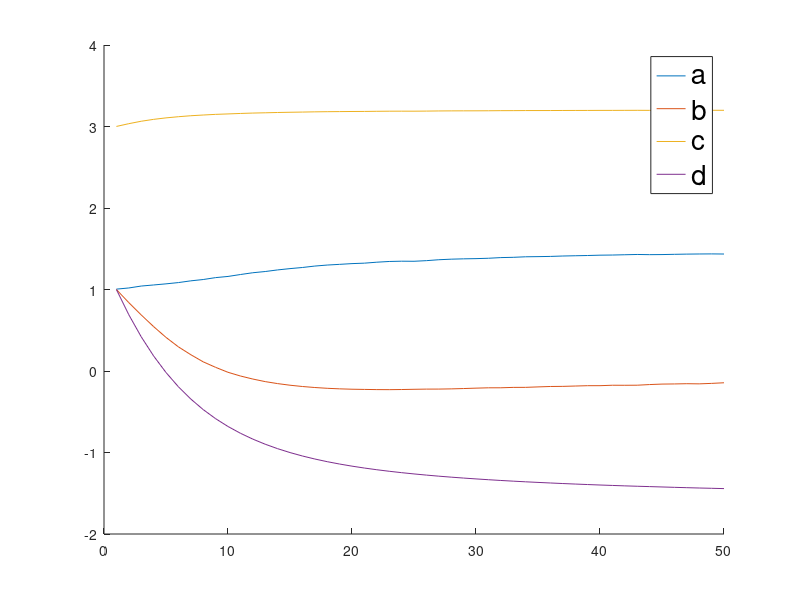
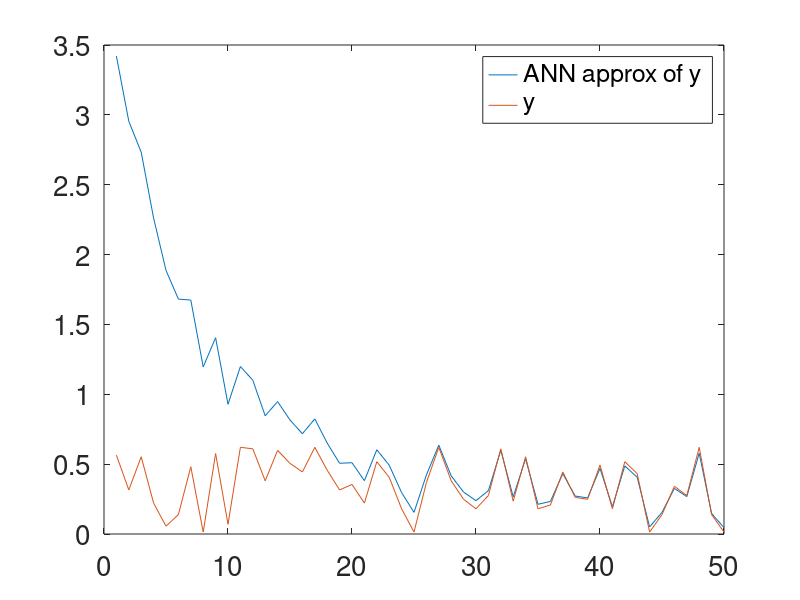
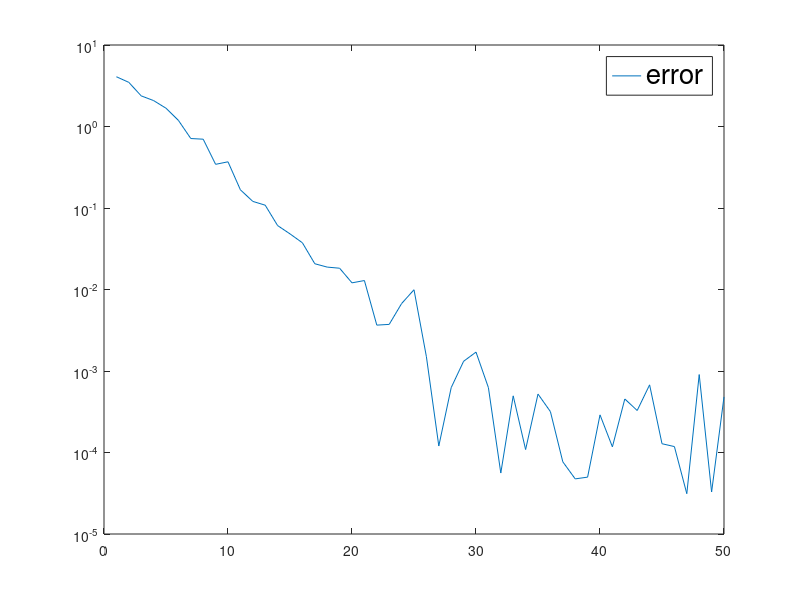
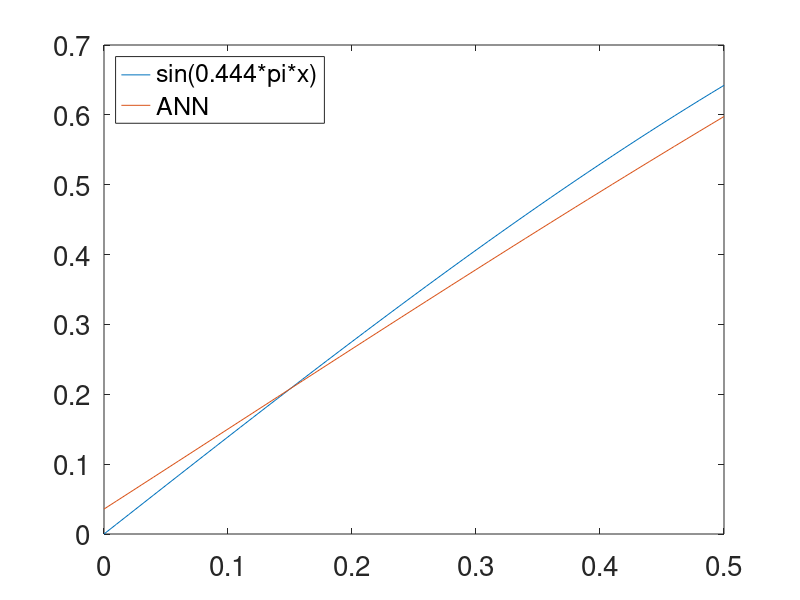

These charts were generated, in order, by the following MATLAB code:
function NNtrain3()
%%%%%%%%%%%%%%%%%%%%%%%%%%%%%%%%%%%%%%%%%%%%%%%%%%%%%%%%%%%%%%%%%%%%%%%%%
%Preparation of dataset

%collection of dataset
i=1;
n=0.444;
for x=0.01:0.01:0.5
y=sin(n*pi*x);
dataset_in_n(i)=n; 
dataset_in_x(i)=x; 
dataset_y(i)=y; 
i=i+1;
endfor
ndataset=i-1;

%%%%%%%%%%%%%%%%%%%%%%%%%%%%%%%%%%%%%%%%%%%%%%%%%%%%%%%%%%%%%%%%%%%%%%%%%
%training
a=1.0; b=1.0; c=3.0; d=1.0;

eta=0.1;
eta2=0.1;
eta3=0.1;

r = 0 + (1-0).*rand(ndataset,1);
r=r.*ndataset;
for j=1:ndataset
  i=floor(r(j));
  if(i==0)
    i=1;
  endif
%%%%%%%%%%%%%%%%%%%%%%%%%%%%
  %evaluation of the first NN modeling a1
  eval = c*1.0/(1.0+exp(-(a*dataset_in_x(i)+b)))+d;
  error = 0.5*(eval-dataset_y(i))^2;
  x = dataset_in_x(i);
  n = dataset_in_n(i);
  Fx = c*(2*a*a*exp(-2*a*x-2*b) / power((exp(-a*x-b)+1),3) - a*a*exp(-a*x-b) / power((exp(-a*x-b)+1),2))+n*n*pi*pi*sin(n*x);
  derror1da = Fx*c *( (a*a*x*exp(-a*x-b))/power((exp(-a*x-b)+1),2)  -(6*a*a*x*exp(-2*a*x-2*b))/power((exp(-a*x-b)+1),3) +(6*a*a*x*exp(-3*a*x-3*b))/power((exp(-a*x-b)+1),4) -(2*a*exp(-a*x-b))/power((exp(-a*x-b)+1),2) +(4*a*exp(-2*a*x-2*b))/power((exp(-a*x-b)+1),3) );
  a=a-eta*  derror1da;
  derror1db =  Fx*c*( (a*a*exp(a*x+b))*(-4*exp(a*x+b)+exp(2*a*x+2*b)+1)/power((exp(a*x+b)+1),4));
  b=b-eta*  derror1db;
  derror1dc = Fx*( (2*a*a*exp(-2*a*x-2*b))/power((exp(-a*x-b)+1),3)-(a*a*exp(-a*x-b))/power((exp(-a*x-b)+1),2));
  c=c-eta*  derror1dc;
  derror1dd = 0;
  d=d-eta*  derror1dd;

%%%%%%%%%%%%%%%%%%%%%%%%%%%%%%%%%
  ya(j)=a;
  yb(j)=b;
  yc(j)=c;
  yd(j)=d;
  yeval(j)=eval;
  yy(j)=dataset_y(i);
  ye(j)=error;
%%%%%%%%%%%%%%%%%%%%%%%%%%%%%%%%


%%%%%%%%%%%%%%%%%%%%%%%%%%%%%%%%
%b.c. 
for i=1:1
  %b.c. at 0
  x=0;
  derror2da = 0;
  a=a-eta2*  derror2da;
  derror2db = (c / (1+exp(-b))+d)* (exp(-b)*c)/power((exp(-b)+1),2);
  b=b-eta2*  derror2db;
  derror2dc = (c/(1+exp(-b))+d)*( (2*a*a*exp(-2*a*x-2*b))/power(exp(-a*x-b)+1,3) - (a*a*exp(-a*x-b))/power(exp(-a*x-b)+1,2) );
  c=c-eta2*  derror2dc;
  derror2dd = c/(1+exp(-b))+d;  
  d=d-eta2*  derror2dd;
  x=0.5;
  derror3da = (a*c*exp(-a*0.5-b)/power((exp(-a*0.5-b)+1),2)-n*pi*cos(n*pi*0.5)) *c*exp(b-a)*((1-0.5*a)*exp(2*a+b)+(0.5*a+1)*exp(1.5*a))/power((exp(0.5*a+b)+1),3);
  a=a-eta3*  derror3da;
  derror3db = (a*c*exp(-a*0.5-b)/power((exp(-a*0.5-b)+1),2)-n*pi*cos(n*pi*0.5))* a*c*exp(b-0.5*a)*(exp(a)+exp(1.5*a+b))/power((exp(0.5*a+b)+1),3);
  b=b-eta3*  derror3db;
  derror3dc = (a*c*exp(-a*0.5-b)/power((exp(-a*0.5-b)+1),2)-n*pi*cos(n*pi*0.5))* a*exp(-b-0.5*a)/power((exp(-0.5*a-b)+1),2);
  c=c-eta3*  derror3dc;
  derror3dd = 0;
  d=d-eta3*  derror3dd;
endfor
  
%
endfor

%%%%%%%%%%%%%%%%%%%%%%%%%%%%%%%%%%%%%%%%%%%%%%%%%%%%%%%%%%%%%%%%%%%%%%%%%
% plot convergence
x=1:1:ndataset;
hold on

plot(x,ya,x,yb,x,yc,x,yd);
h=legend('a','b','c','d');
set(h,'FontSize',20);

figure

plot(x,yeval,x,yy);
h=legend('ANN approx of y','y');
set(h,'FontSize',20);
set(h,'Location','northeast');
set(gca,'FontSize',20);

%%%%%%%%%%%%%%%%%%%%%%%%%%%%%%%%%%%%%%%%%%%%%%%%%%%%%%%%%%%%%%%%%%%%%%%%%
% plot error
x=1:1:ndataset;
hold on

figure

plot(x,ye);
h=legend('error');
set(h,'FontSize',20);
set(gca, 'YScale', 'log');



%%%%%%%%%%%%%%%%%%%%%%%%%%%%%%%%%%%%%%%%%%%%%%%%%%%%%%%%%%%%%%%%%%%%%%%%%
% test single sin(0.333*pi*x)

figure
%test n
n=0.444;
%computing B-spline values
x=0:0.01:0.5;
y=sin(n*pi.*x);
eval = c./(1.0+exp(-a.*x-b))+d;
plot(x,y,x,eval);
h=legend('sin(0.444*pi*x)','ANN');
set(h,'FontSize',20);
set(h,'Location','northwest');
set(gca,'FontSize',20);



function y=sigma(x)
  y=1.0/(1.0+exp(-x));
  return
end

end